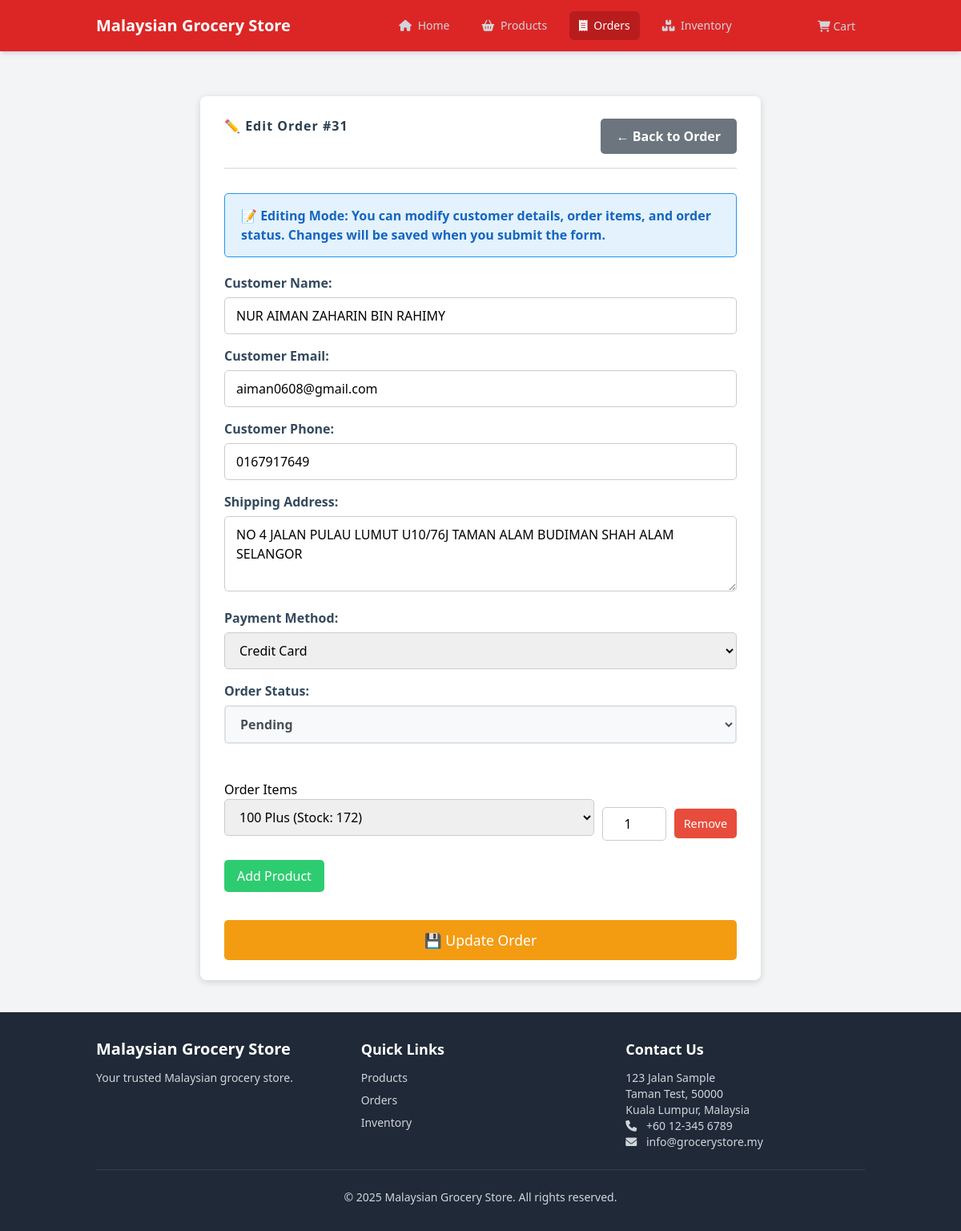
Screenshot of /index.php?module=orders&action=edit&id=31 with the database file from the repository.
### tables this page shows
CREATE TABLE "orders" (
    id INTEGER PRIMARY KEY AUTOINCREMENT,
    customer_name TEXT NOT NULL,
    customer_email TEXT NOT NULL,
    customer_phone TEXT NOT NULL,
    shipping_address TEXT NOT NULL,
    total_amount DECIMAL(10,2) NOT NULL,
    status TEXT NOT NULL DEFAULT 'PENDING',
    payment_method TEXT NOT NULL,
    payment_status NULL,
    created_at DATETIME DEFAULT CURRENT_TIMESTAMP,
    updated_at DATETIME DEFAULT CURRENT_TIMESTAMP
, delivery_status TEXT DEFAULT 'not_shipped', delivery_image_url TEXT, delivery_date DATETIME);

CREATE TABLE order_items (
    id INTEGER PRIMARY KEY AUTOINCREMENT,
    order_id INTEGER NOT NULL,
    product_id INTEGER NOT NULL,
    quantity INTEGER NOT NULL,
    unit_price DECIMAL(10,2) NOT NULL,
    created_at DATETIME DEFAULT CURRENT_TIMESTAMP,
    FOREIGN KEY (order_id) REFERENCES orders(id),
    FOREIGN KEY (product_id) REFERENCES products(id)
);

CREATE TABLE products (
    id INTEGER PRIMARY KEY AUTOINCREMENT,
    category_id INTEGER,
    name TEXT NOT NULL,
    description TEXT,
    price DECIMAL(10,2) NOT NULL,
    stock_quantity INTEGER NOT NULL DEFAULT 0,
    image_url TEXT,
    created_at DATETIME DEFAULT CURRENT_TIMESTAMP,
    updated_at DATETIME DEFAULT CURRENT_TIMESTAMP,
    deleted_at DATETIME, sku TEXT,
    FOREIGN KEY (category_id) REFERENCES categories(id)
);

### modules/orders/functions.php (called while the page is built, shortened)
<?php
function getOrderById($order_id) {
    global $db;
    $stmt = $db->prepare("SELECT * FROM orders WHERE id = :id");
    $stmt->bindValue(':id', (int)$order_id, SQLITE3_INTEGER);
    $result = $stmt->execute();
    $order = $result->fetchArray(SQLITE3_ASSOC);
    $stmt = $db->prepare("
        SELECT oi.*, p.name as product_name, p.image_url
        FROM order_items oi
        LEFT JOIN products p ON oi.product_id = p.id
        WHERE oi.order_id = :order_id
    ");
    $stmt->bindValue(':order_id', (int)$order_id, SQLITE3_INTEGER);
    $result = $stmt->execute();
    $order_items = [];
    while ($row = $result->fetchArray(SQLITE3_ASSOC)) {
        $order_items[] = $row;
    }
    $order['items'] = $order_items;
    return $order;
}
function getProducts() {
    global $db;
    $stmt = $db->prepare("SELECT * FROM products");
    $result = $stmt->execute();
    $products = [];
    while ($row = $result->fetchArray(SQLITE3_ASSOC)) {
        $products[] = $row;
    }
    return $products;
}

### modules/orders/templates/edit.php (the view, shortened to what this page needs)
<div class="edit_container">
    <div class="order-header">
        <h2>✏️ Edit Order #<?= htmlspecialchars($order['id']) ?></h2>
        <a href="index.php?module=orders&action=view&id=<?= $order['id'] ?>" class="back-btn">← Back to Order</a>
    </div>
    <div class="info-box">
        <strong>📝 Editing Mode:</strong> You can modify customer details, order items, and order status. Changes will be saved when you submit the form.
    </div>
    <form method="post" action="index.php?module=orders&action=update" novalidate>
        <label for="customer_name">Customer Name:</label>
        <input type="text" id="customer_name" name="customer_name" required
               value="<?= htmlspecialchars($order['customer_name']) ?>">
        <label for="customer_email">Customer Email:</label>
        <input type="email" id="customer_email" name="customer_email" required
               value="<?= htmlspecialchars($order['customer_email']) ?>">
        <label for="customer_phone">Customer Phone:</label>
        <input type="text" id="customer_phone" name="customer_phone" required
               value="<?= htmlspecialchars($order['customer_phone']) ?>">
        <label for="shipping_address">Shipping Address:</label>
        <textarea id="shipping_address" name="shipping_address" rows="3" required><?= htmlspecialchars($order['shipping_address']) ?></textarea>
        <label for="payment_method">Payment Method:</label>
        <select id="payment_method" name="payment_method" required>
            <option value="Credit Card" <?= $order['payment_method'] === 'Credit Card' ? 'selected' : '' ?>>Credit Card</option>
        </select>
        <label for="status">Order Status:</label>
        <select id="status" name="status" required class="status-select">
            <option value="pending" <?= $order['status'] === 'pending' ? 'selected' : '' ?>>Pending</option>
        </select>
        <h3 style="margin-top: 30px;">Order Items</h3>
        <div id="product-list">
            <?php if (!empty($order['items'])): ?>
                <?php foreach ($order['items'] as $item): ?>
                <div class="product-row">
                    <select name="product_id[]" required>
                        <?php foreach ($products as $product): ?>
                            <option value="<?= $product['id'] ?>" <?= $item['product_id'] == $product['id'] ? 'selected' : '' ?>>
                                <?= htmlspecialchars($product['name']) ?> (Stock: <?= $product['stock_quantity'] ?>)
                            </option>
                        <?php endforeach; ?>
                    </select>
                    <input type="number" name="quantity[]" min="1" value="<?= htmlspecialchars($item['quantity']) ?>" required>
                    <button type="button" onclick="removeProductRow(this)">Remove</button>
                </div>
                <?php endforeach; ?>
            <?php endif; ?>
        </div>
        <button type="button" id="add-product-btn">Add Product</button>
        <button type="submit">💾 Update Order</button>
    </form>
</div>

### modules/orders/templates/edit.php (style rules this page uses)
input, select, textarea, button { font-family: 'Segoe UI', Tahoma, Geneva, Verdana, sans-serif; font-size: 1rem; }
.edit_container { max-width: 700px; margin: 40px auto; padding: 25px 30px; background: #fff; box-shadow: 0 2px 8px rgba(0,0,0,0.15); border-radius: 8px; }
h2 { color: #2c3e50; margin-bottom: 25px; font-weight: 700; text-align: center; letter-spacing: 1px; }
.order-header { display: flex; justify-content: space-between; align-items: center; margin-bottom: 30px; padding-bottom: 15px; border-bottom: 2px solid #e1e8ed; }
.back-btn { background: #6c757d; color: white; padding: 10px 20px; text-decoration: none; border-radius: 5px; font-weight: 600; transition: background-color 0.3s ease; }
label { display: block; margin-bottom: 6px; color: #34495e; font-weight: 600; }
input[type="text"], input[type="email"], textarea, select { width: 100%; padding: 10px 14px; border: 1.5px solid #ccc; border-radius: 5px; transition: border-color 0.3s ease; box-sizing: border-box; outline-offset: 2px; margin-bottom: 15px; }
textarea { resize: vertical; min-height: 70px; }
.info-box { background: #e3f2fd; color: #1565c0; border: 1px solid #2196f3; padding: 15px 20px; margin-bottom: 20px; border-radius: 5px; font-weight: 600; }
form button[type="submit"] { background-color: #f39c12; border: none; color: white; padding: 12px 22px; font-size: 1.1rem; border-radius: 5px; cursor: pointer; transition: background-color 0.3s ease; margin-top: 15px; width: 100%; }
#add-product-btn { background-color: #2ecc71; border: none; color: white; padding: 8px 16px; font-size: 1rem; border-radius: 5px; cursor: pointer; margin-bottom: 20px; transition: background-color 0.3s ease; display: inline-block; }
.product-row { display: flex; align-items: center; margin-bottom: 15px; gap: 10px; }
.product-row select { flex-grow: 1; }
.product-row input[type="number"] { width: 80px; padding: 8px 10px; border-radius: 5px; border: 1.5px solid #ccc; text-align: center; margin-bottom: 0; }
.product-row button { background-color: #e74c3c; border: none; color: white; padding: 8px 12px; font-size: 0.9rem; border-radius: 5px; cursor: pointer; transition: background-color 0.3s ease; }
.status-select { background-color: #f8f9fa; border: 2px solid #dee2e6; color: #495057; font-weight: 600; }

### rows the page displays
orders: id "31", customer_name "NUR AIMAN ZAHARIN BIN RAHIMY", customer_email "aiman0608@gmail.com", customer_phone "0167917649", shipping_address "NO 4 JALAN PULAU LUMUT U10/76J TAMAN ALAM BUDIMAN SHAH ALAM SELANGOR"
order_items: product.name "100 Plus (Stock: 172)", quantity "1"

### other values shown
APP_NAME "Malaysian Grocery Store"
